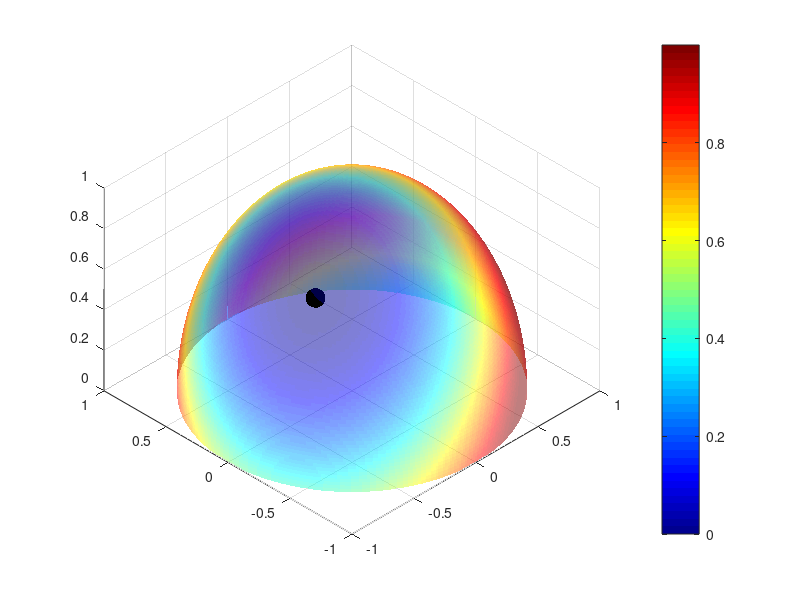

Here is the MATLAB script that generated this plot:
n = 100;
[alt, phi] = meshgrid(linspace(0, pi/2, n), linspace(0, 2*pi, 4*n));
theta = pi/2 - alt;

#https://aa.usno.navy.mil/data/AltAz
alt_sun = deg2rad(49.8);
theta_sun = pi/2 - alt_sun;
phi_sun = deg2rad(206.2);

scattering_angle = acos(cos(theta).*cos(theta_sun) + sin(theta_sun)*sin(theta).*cos(phi-phi_sun));
dop = (sin(scattering_angle).^2)./(1 + cos(scattering_angle).^2);

aop = atan((sin(theta)*cos(theta_sun) - cos(theta).*cos(phi-phi_sun)*sin(theta_sun)) ./ sin(phi-phi_sun)*sin(theta_sun));

[x, y, z] = sph2cart(phi, alt, 1);
[x_sun, y_sun, z_sun] = sph2cart(phi_sun, alt_sun, 1);

figure(2);
grid on;
hold on;
scatter3(x_sun, y_sun, z_sun, 200, "filled", "MarkerFaceColor","black")
#surf(x, y, z, aop, "FaceAlpha",0.5, "EdgeAlpha",0)
surf(x, y, z, dop, "FaceAlpha",0.5, "EdgeAlpha",0)
view([-45 45])
colormap jet
colorbar